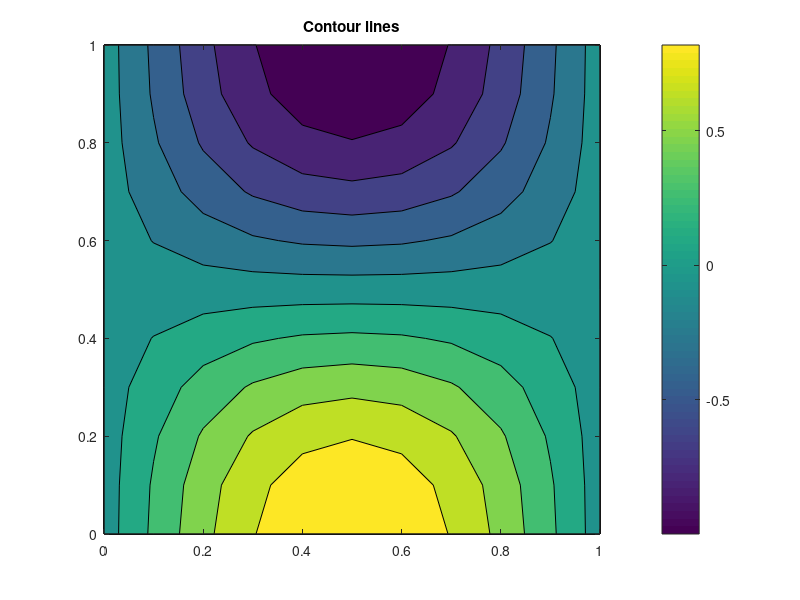
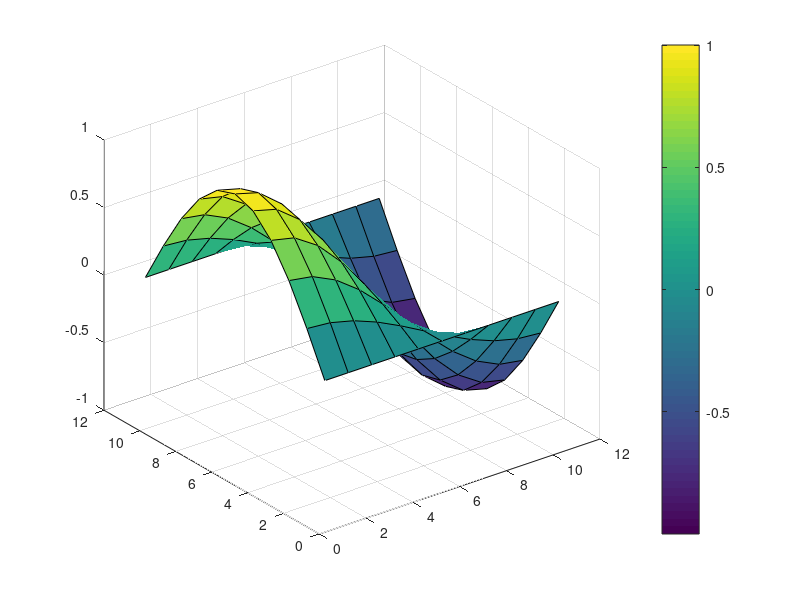

These figures' MATLAB source, in order:
clc;
clear;
close all;

h = 0.1;
k = 0.1;

x_start = 0;
x_end = 1;
t_start = 0;
t_end = 1;

xs = x_start:h:x_end;
ts = t_start:k:t_end;

top_bc = 0;
bottom_bc = 0;

matrix = zeros(length(xs), length(ts));
matrix(1, :) = top_bc;
matrix(end, :) = bottom_bc;


for i = 1:length(xs)
    matrix(i, 1) = sin(pi * xs(i));  
end

r = (k / h);
for i = 2:length(xs)-1
    matrix(i, 2) = matrix(i, 1) + (r^2)/2 * (matrix(i-1, 1) - 2 * matrix(i, 1) + matrix(i+1, 1));
end

for j = 2:length(ts)-1
    for i = 2:length(xs)-1

        matrix(i, j+1) = 2*matrix(i, j) - matrix(i, j-1) + r^2*(matrix(i+1, j) - 2*matrix(i, j) + matrix(i-1, j));
    end
end


[X, Y] = meshgrid(xs, ts);
figure;
contourf(X, Y, matrix');
title('Contour lines');
colorbar;

figure;
surf(matrix)
colorbar;
